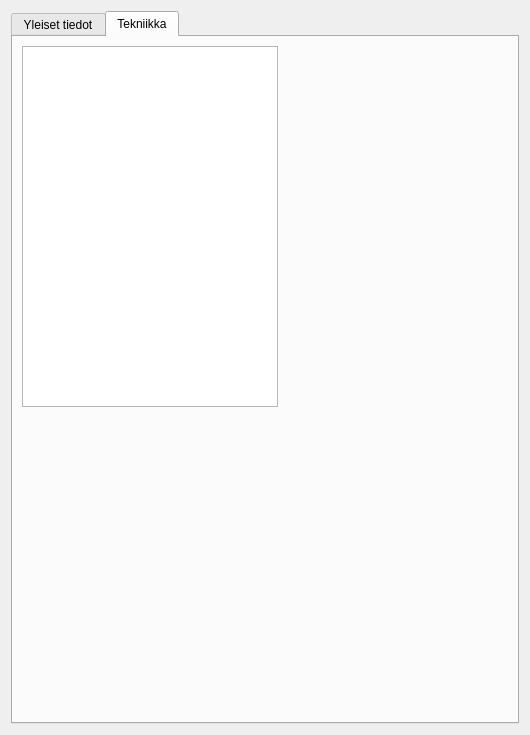
<?xml version="1.0" encoding="UTF-8"?>
<ui version="4.0">
 <class>VehicleForm</class>
 <widget class="QWidget" name="VehicleForm">
  <property name="geometry">
   <rect>
    <x>0</x>
    <y>0</y>
    <width>530</width>
    <height>735</height>
   </rect>
  </property>
  <property name="minimumSize">
   <size>
    <width>530</width>
    <height>700</height>
   </size>
  </property>
  <property name="windowTitle">
   <string>Form</string>
  </property>
  <property name="windowOpacity">
   <double>1.000000000000000</double>
  </property>
  <layout class="QVBoxLayout" name="verticalLayout_2">
   <item>
    <widget class="QTabWidget" name="tabWidget">
     <property name="currentIndex">
      <number>1</number>
     </property>
     <widget class="QWidget" name="tab">
      <attribute name="title">
       <string>Yleiset tiedot</string>
      </attribute>
      <layout class="QFormLayout" name="formLayout">
       <item row="0" column="0">
        <widget class="QLabel" name="label_6">
         <property name="minimumSize">
          <size>
           <width>125</width>
           <height>0</height>
          </size>
         </property>
         <property name="text">
          <string>Nimi</string>
         </property>
        </widget>
       </item>
       <item row="0" column="1">
        <widget class="QLineEdit" name="nameField"/>
       </item>
       <item row="1" column="0">
        <widget class="QLabel" name="label_12">
         <property name="minimumSize">
          <size>
           <width>125</width>
           <height>0</height>
          </size>
         </property>
         <property name="text">
          <string>Vuosimalli</string>
         </property>
        </widget>
       </item>
       <item row="1" column="1">
        <widget class="QSpinBox" name="yearField">
         <property name="suffix">
          <string/>
         </property>
         <property name="prefix">
          <string/>
         </property>
         <property name="minimum">
          <number>1900</number>
         </property>
         <property name="maximum">
          <number>2100</number>
         </property>
         <property name="singleStep">
          <number>1</number>
         </property>
         <property name="value">
          <number>1990</number>
         </property>
        </widget>
       </item>
       <item row="2" column="0">
        <widget class="QLabel" name="label_4">
         <property name="minimumSize">
          <size>
           <width>125</width>
           <height>0</height>
          </size>
         </property>
         <property name="text">
          <string>Tietoja</string>
         </property>
        </widget>
       </item>
       <item row="2" column="1">
        <widget class="QTextEdit" name="infoField"/>
       </item>
      </layout>
     </widget>
     <widget class="QWidget" name="tab_2">
      <attribute name="title">
       <string>Tekniikka</string>
      </attribute>
      <layout class="QVBoxLayout" name="verticalLayout" stretch="0,0">
       <item>
        <layout class="QHBoxLayout" name="horizontalLayout">
         <item>
          <widget class="QTreeWidget" name="partTree">
           <attribute name="headerVisible">
            <bool>false</bool>
           </attribute>
           <column>
            <property name="text">
             <string notr="true">1</string>
            </property>
           </column>
          </widget>
         </item>
         <item>
          <layout class="QVBoxLayout" name="verticalLayout_3">
           <item>
            <widget class="QStackedWidget" name="editorContainer"/>
           </item>
           <item>
            <spacer name="verticalSpacer">
             <property name="orientation">
              <enum>Qt::Vertical</enum>
             </property>
             <property name="sizeHint" stdset="0">
              <size>
               <width>20</width>
               <height>40</height>
              </size>
             </property>
            </spacer>
           </item>
          </layout>
         </item>
        </layout>
       </item>
       <item>
        <widget class="QCustomPlot" name="plot" native="true">
         <property name="minimumSize">
          <size>
           <width>0</width>
           <height>300</height>
          </size>
         </property>
        </widget>
       </item>
      </layout>
     </widget>
    </widget>
   </item>
  </layout>
 </widget>
 <customwidgets>
  <customwidget>
   <class>QCustomPlot</class>
   <extends>QWidget</extends>
   <header>customplot/qcustomplot.h</header>
   <container>1</container>
  </customwidget>
 </customwidgets>
 <resources/>
 <connections/>
</ui>
